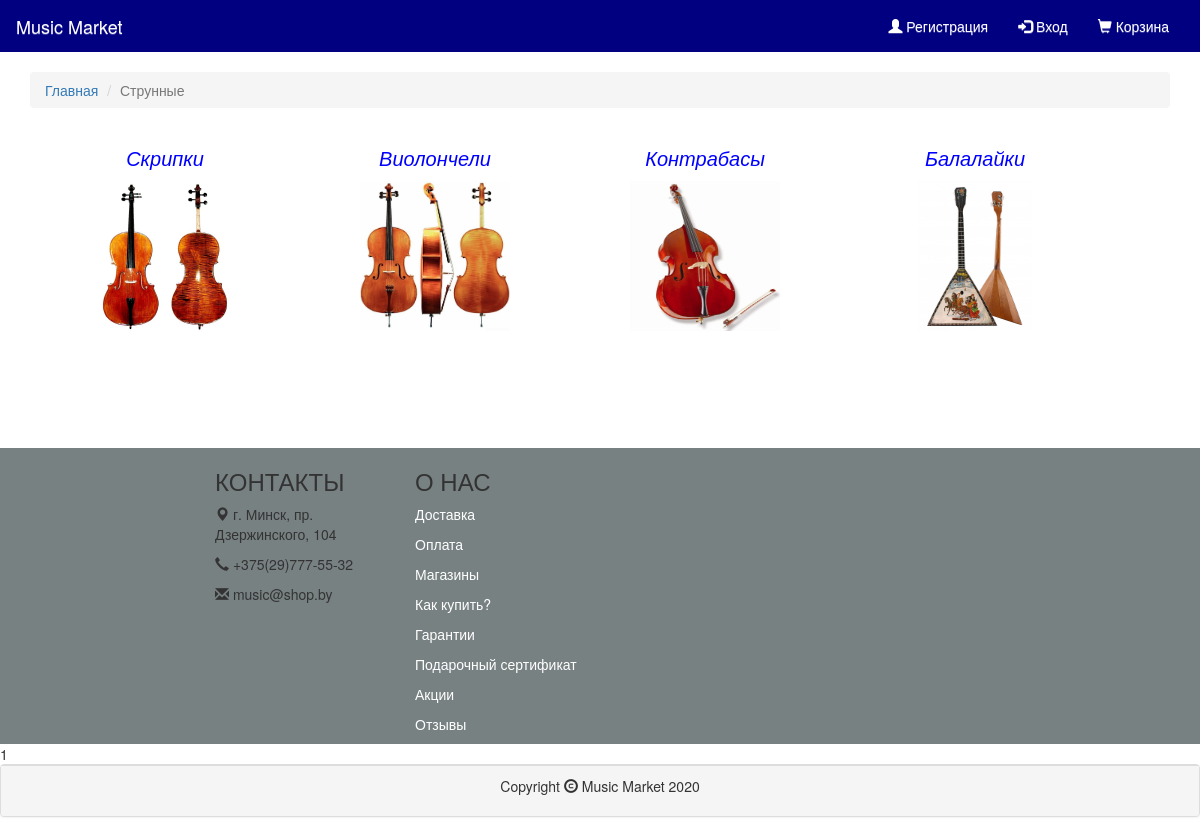
The app's page /category/2/ with its own data.
### music_market/models.py (models this page shows, shortened)
class Category(models.Model):
    name = models.CharField(max_length=64)
    class Meta:
        verbose_name = 'Категория'
        verbose_name_plural = 'Категории'

class Subcategory(models.Model):
    category = models.ForeignKey('Category', on_delete=models.CASCADE)
    name = models.CharField(max_length=64)
    subcategory_image = models.ImageField(upload_to="images/", blank=True, null=True)
    def __str__(self):
        return f'{self.name}'
    class Meta:
        verbose_name = 'Подкатегория'
        verbose_name_plural = 'Подкатегории'

### music_market/views.py (the view)
# urls.py: path('category/<int:pk_category>/', product_category, name='product_category'),
def product_category(request, pk_category):
    category = get_object_or_404(Category, pk=pk_category)
    subcategorys = Subcategory.objects.filter(category=category)
    if request.user.is_authenticated:
        basket = get_object_or_404(Basket, user=request.user.id)
        basket_products = ProductInBasket.objects.filter(basket_id=basket.id)
    else:
        basket = 0
        basket_products = 0
    return render(request, 'product/subcategories.html', {'subcategorys': subcategorys,
                                                          'basket': basket,
                                                          'basket_products': basket_products,
                                                          'category': category,
                                                          })

### music_market/templates/product/subcategories.html
{% extends 'product/base.html' %}
{% block content %}
<div class="container">
    <nav aria-label="breadcrumb" class="mt-3">
        <ol class="breadcrumb">
            <li class="breadcrumb-item"><a href="{% url 'home_page' %}">Главная</a></li>
            <li class="breadcrumb-item active" aria-current="page">{{ category.name }}</li>
        </ol>
    </nav>
      {% for subcategory in subcategorys %}
        <a href="{% url 'product_subcategory' pk_subcategory=subcategory.pk %}">
          <div class="subcategory">
              <p class="text-center" style="font: italic 20px Arial; color: blue">{{ subcategory }}</p>
              <p class="text-center">
                  <img src="/media/{{subcategory.subcategory_image}}"
                       alt="" width="150" height="150" class="mr-3">
              </p>
          </div>
        </a>
      {% endfor %}
</div>
{% endblock %}

### static/css/styles.css (style rules this page uses)
.subcategory { float: left; width: 250px; height: 250px; padding-top: 10px; margin: 10px; }

### records on screen
Category: name "Струнные"
Subcategory: name "Скрипки", subcategory_image (picture)
Subcategory: name "Виолончели", subcategory_image (picture)
Subcategory: name "Контрабасы", subcategory_image (picture)
Subcategory: name "Балалайки", subcategory_image (picture)
